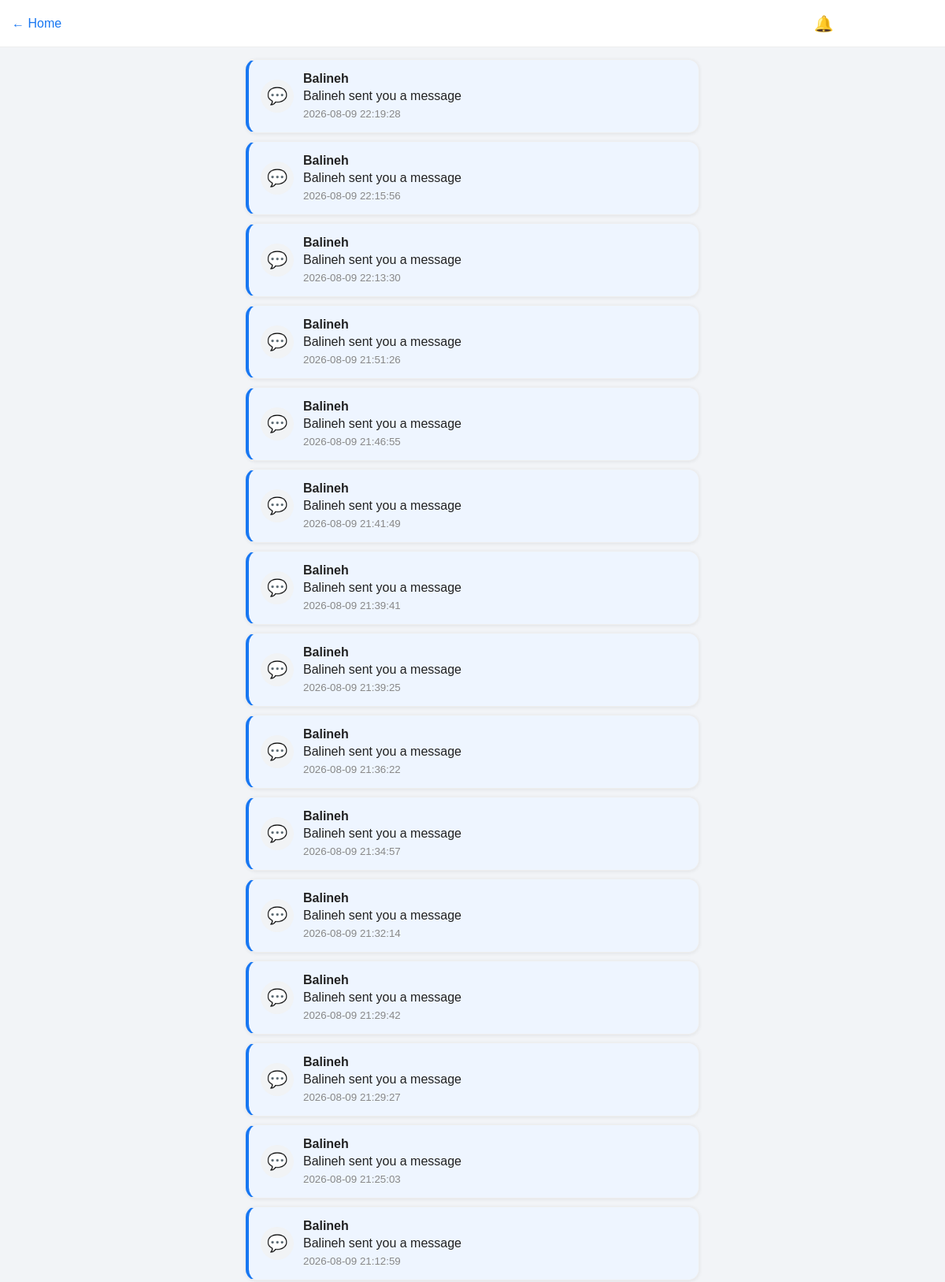
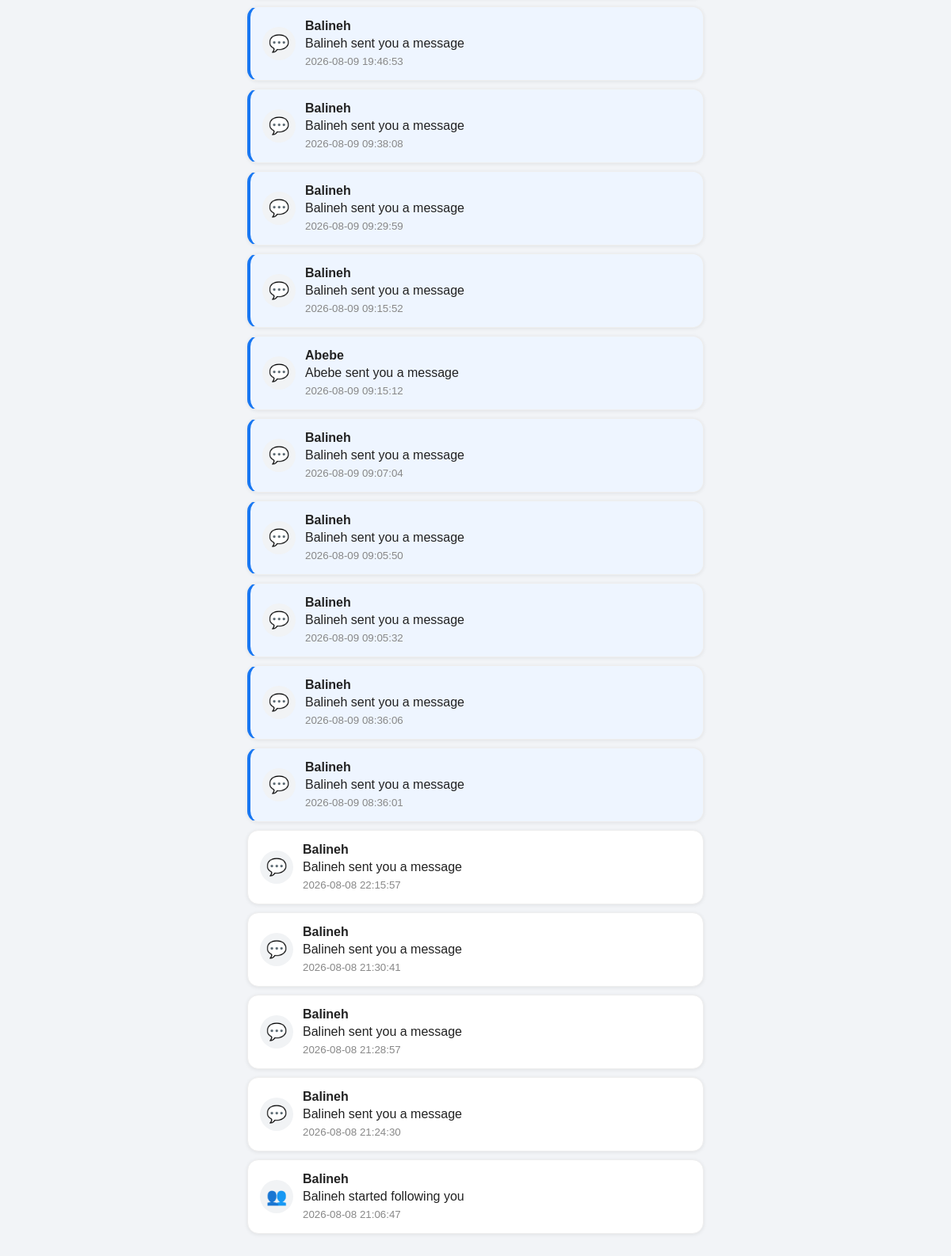
The app's page /notifications (signed in) with its own data (2 pictures, top to bottom).
### tables this page shows
CREATE TABLE notifications (
    id INTEGER PRIMARY KEY AUTOINCREMENT,
    username TEXT NOT NULL,
    sender TEXT NOT NULL,
    type TEXT NOT NULL,
    message TEXT NOT NULL,
    read INTEGER DEFAULT 0,
    created_at TIMESTAMP DEFAULT CURRENT_TIMESTAMP
);

### server.py (the view)
@app.route("/notifications")
def notifications():
    if "username" not in session:
        return redirect("/login")
    conn = db()
    items = conn.execute(
        """
        SELECT *
        FROM notifications
        WHERE username = ?
        ORDER BY id DESC
        """,
        (session["username"],)
    ).fetchall()
    conn.execute(
        """
        UPDATE notifications
        SET read = 1
        WHERE username = ?
        """,
        (session["username"],)
    )
    conn.commit()
    conn.close()
    return render_template(
        "notifications.html",
        notifications=items
    )

### server.py (called while the page is built)
def db():
    conn = sqlite3.connect(
        "social.db"
    )
    conn.row_factory = sqlite3.Row
    return conn

### templates/notifications.html (shortened to what this page needs)
<!DOCTYPE html>
<html lang="en">
<head>
    <link
        rel="stylesheet"
        href="/static/style.css"
    >
</head>
<body>
<header class="top-header">
    <a href="/" class="back-link">← Home</a>
    <h2>🔔 Notifications</h2>
</header>
<main class="notifications-page">
    {% if notifications %}
        {% for notification in notifications %}
            <div
                class="notification {% if notification['read'] == 0 %}unread{% endif %}"
            >
                <div class="notification-icon">
                    {% if notification["type"] == "follow" %}
                        👥
                    {% elif notification["type"] == "message" %}
                        💬
                    {% elif notification["type"] == "like" %}
                        ❤️
                    {% elif notification["type"] == "comment" %}
                        💬
                    {% else %}
                        🔔
                    {% endif %}
                </div>
                <div class="notification-content">
                    <strong>
                        {{ notification["sender"] }}
                    </strong>
                    <p>
                        {{ notification["message"] }}
                    </p>
                    <small>
                        {{ notification["created_at"] }}
                    </small>
                </div>
            </div>
        {% endfor %}
    {% endif %}
</main>
</body>
</html>

### static/style.css (style rules this page uses)
* { box-sizing: border-box; margin: 0; padding: 0; }
body { font-family: Arial, sans-serif; background: #f2f4f7; color: #222; padding-bottom: 70px; }
header { background: #1877f2; color: white; padding: 15px 20px; display: flex; justify-content: space-between; align-items: center; position: sticky; top: 0; z-index: 10; }
header h2 { font-size: 22px; }
main { max-width: 600px; margin: 15px auto; padding: 0 10px; }
.notification { display: flex; align-items: center; gap: 10px; padding: 15px; margin: 10px 0; border-radius: 12px; background: white; box-shadow: 0 1px 5px rgba(0,0,0,0.08); }
.notification small { margin-left: auto; color: #777; }
body { padding-bottom: 75px; }
.top-header { height: 60px; padding: 0 15px; display: flex; align-items: center; gap: 15px; background: white; border-bottom: 1px solid #eee; }
.top-header h2 { margin: 0; font-size: 20px; }
.back-link { text-decoration: none; color: #1877f2; font-size: 16px; }
.notifications-page { max-width: 600px; margin: 15px auto; padding: 0 12px; }
.notification { display: flex; gap: 12px; padding: 15px; margin-bottom: 8px; border-radius: 14px; background: white; border: 1px solid #eee; }
.notification.unread { background: #eef5ff; border-left: 4px solid #1877f2; }
.notification-icon { width: 42px; height: 42px; border-radius: 50%; background: #f1f3f5; display: flex; align-items: center; justify-content: center; font-size: 21px; flex-shrink: 0; }
.notification-content p { margin: 4px 0; }
.notification-content small { color: #888; }

### records on screen
notifications: sender "Balineh", message "Balineh sent you a message", created_at "2026-08-09 22:19:28"
notifications: sender "Balineh", message "Balineh sent you a message", created_at "2026-08-09 22:15:56"
notifications: sender "Balineh", message "Balineh sent you a message", created_at "2026-08-09 22:13:30"
notifications: sender "Balineh", message "Balineh sent you a message", created_at "2026-08-09 21:51:26"
notifications: sender "Balineh", message "Balineh sent you a message", created_at "2026-08-09 21:46:55"
notifications: sender "Balineh", message "Balineh sent you a message", created_at "2026-08-09 21:41:49"
notifications: sender "Balineh", message "Balineh sent you a message", created_at "2026-08-09 21:39:41"
notifications: sender "Balineh", message "Balineh sent you a message", created_at "2026-08-09 21:39:25"
notifications: sender "Balineh", message "Balineh sent you a message", created_at "2026-08-09 21:36:22"
notifications: sender "Balineh", message "Balineh sent you a message", created_at "2026-08-09 21:34:57"
notifications: sender "Balineh", message "Balineh sent you a message", created_at "2026-08-09 21:32:14"
notifications: sender "Balineh", message "Balineh sent you a message", created_at "2026-08-09 21:29:42"
notifications: sender "Balineh", message "Balineh sent you a message", created_at "2026-08-09 21:29:27"
notifications: sender "Balineh", message "Balineh sent you a message", created_at "2026-08-09 21:25:03"
notifications: sender "Balineh", message "Balineh sent you a message", created_at "2026-08-09 21:12:59"
notifications: sender "Balineh", message "Balineh sent you a message", created_at "2026-08-09 19:46:53"
notifications: sender "Balineh", message "Balineh sent you a message", created_at "2026-08-09 09:38:08"
notifications: sender "Balineh", message "Balineh sent you a message", created_at "2026-08-09 09:29:59"
notifications: sender "Balineh", message "Balineh sent you a message", created_at "2026-08-09 09:15:52"
notifications: sender "Abebe", message "Abebe sent you a message", created_at "2026-08-09 09:15:12"
notifications: sender "Balineh", message "Balineh sent you a message", created_at "2026-08-09 09:07:04"
notifications: sender "Balineh", message "Balineh sent you a message", created_at "2026-08-09 09:05:50"
notifications: sender "Balineh", message "Balineh sent you a message", created_at "2026-08-09 09:05:32"
notifications: sender "Balineh", message "Balineh sent you a message", created_at "2026-08-09 08:36:06"
notifications: sender "Balineh", message "Balineh sent you a message", created_at "2026-08-09 08:36:01"
notifications: sender "Balineh", message "Balineh sent you a message", created_at "2026-08-08 22:15:57"
notifications: sender "Balineh", message "Balineh sent you a message", created_at "2026-08-08 21:30:41"
notifications: sender "Balineh", message "Balineh sent you a message", created_at "2026-08-08 21:28:57"
notifications: sender "Balineh", message "Balineh sent you a message", created_at "2026-08-08 21:24:30"
notifications: sender "Balineh", message "Balineh started following you", created_at "2026-08-08 21:06:47"
